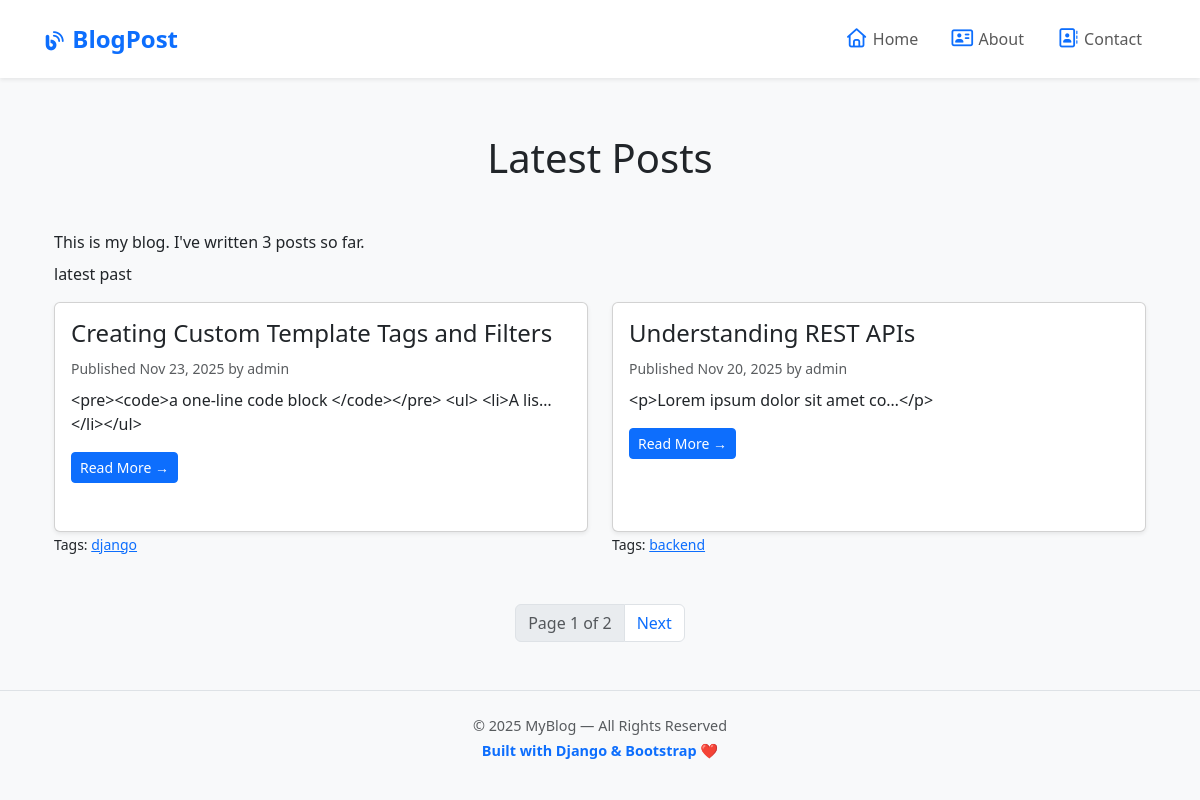
Screenshot of /blog/ with the database file from the repository.
### blog/models.py (models this page shows, shortened)
class Post(models.Model):
    class Status(models.TextChoices):
        DRAFT = 'DF','Draft'
        PUBLISHED = 'PB','Published'
    title = models.CharField(max_length=255)
    slug = models.SlugField(max_length=255, unique_for_date='publish')
    author = models.ForeignKey(User, on_delete=models.CASCADE, related_name='blog_posts')
    desc = models.TextField()
    publish = models.DateTimeField(default=timezone.now)
    created = models.DateTimeField(auto_now_add = True)
    updated = models.DateTimeField(auto_now = True)
    status = models.CharField(max_length=2,choices=Status.choices, default=Status.DRAFT)
    tags = TaggableManager()
    class Meta:
        ordering = ['-publish']
        indexes = [
            models.Index(fields=['-publish']),
        ]
    def get_absolute_url(self):
        return reverse('blog:post_detail', args=[
            self.publish.year,
            self.publish.month,
            self.publish.day,
            self.slug
        ])

### blog/views.py (the view)
# urls.py: path('', views.post_list,name='post_list'),
def post_list(request,tag_slug=None):
    post_list = Post.objects.all()
    tag = None
    if tag_slug:
        tag = get_object_or_404(Tag, slug=tag_slug)
        post_list = post_list.filter(tags__in=[tag])
    paginator = Paginator(post_list,2)
    page_number = request.GET.get('page',1)
    try:
        posts = paginator.page(page_number)
    except PageNotAnInteger:
        posts = paginator.page(1)
    except EmptyPage:
        posts = paginator.page(paginator.num_pages)
    return render(request,'blog/post/list.html',{'posts':posts,'tag':tag})

### blog/templatetags/blog_tags.py (called while the page is built)
@register.simple_tag
def totalPost():
    return Post.objects.count()

@register.inclusion_tag('blog/post/latest_post.html')
def show_latest_posts(count):
    latest_post = Post.objects.order_by('-publish')[:count]
    return {'latest_post':latest_post}

@register.filter()
@stringfilter
def markdown(value):
    return md.markdown(value,extensions=['markdown.extensions.fenced_code'])

### blog/templates/blog/post/list.html (shortened to what this page needs)
{% extends 'blog/base.html' %}
{% load blog_tags %}
{% block content %}
<div class="container py-4">
    <h1 class="mb-5 text-center">Latest Posts</h1>
    <p class="mb-2"> This is my blog. I've written {% totalPost %} posts so far.</p>
    <p>latest past{% show_latest_posts 2 %}</p>
    <div class="row">
        {% for post in posts %}
        <div class="col-md-6 mb-4">
            <div class="card shadow-sm h-100">
                <div class="card-body">
                    <h4 class="card-title">{{ post.title }}</h4>
                    <p class="text-muted mb-2">
                        <small>
                            Published {{ post.publish|date:"M d, Y" }}
                            by {{ post.author }}
                        </small>
                    </p>
                    <p class="card-text">
                        {{ post.desc| markdown | truncatechars_html:30}}
                    </p>
                    <a href="{{ post.get_absolute_url }}" class="btn btn-primary btn-sm mb-2">
                        Read More →
                    </a>
                </div>
            </div>
            <p class="tags mb-0">
                <small>
                    Tags:
                    {% for tag in post.tags.all %}
                    <a href="{% url 'blog:post_list_by_tag' tag.slug %}">
                        {{ tag.name }}
                    </a>{% if not forloop.last %}, {% endif %}
                    {% empty %}
                    No tags
                    {% endfor %}
                </small>
            </p>
        </div>
        {% empty %}
        <p class="text-center">No posts available.</p>
        {% endfor %}
    </div>
</div>
{% include "pagination.html" with page=posts %}
{% endblock %}

### blog/templates/blog/base.html (style rules this page uses)
body { background-color: #f8f9fa; font-family: "Segoe UI", sans-serif; }

### rows the page displays
Post: title "Creating Custom Template Tags and Filters", publish "Nov 23, 2025", author "admin", desc "<pre><code>a one-line code block </code></pre> <ul> <li>A lis…</li></ul>"
Tag: name "django"
Post: title "Understanding REST APIs", publish "Nov 20, 2025", author "admin", desc "<p>Lorem ipsum dolor sit amet co…</p>"
Tag: name "backend"

### other values shown
{{ page.number }} "1"
{{ page.paginator.num_pages }} "2"
